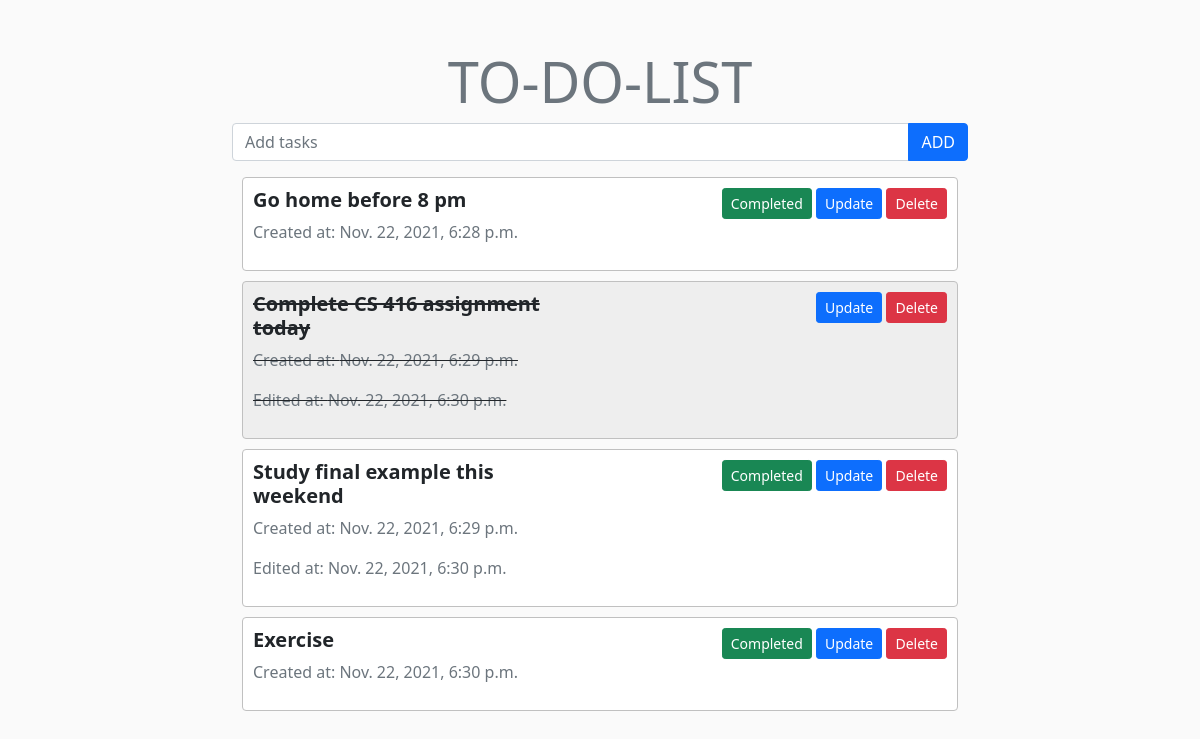
The page / on the database its author committed.
### todo/models.py (models this page shows, shortened)
class Todo(models.Model):
    task_name = models.CharField(max_length=100)
    completed = models.BooleanField(default=False)
    created_at = models.DateTimeField(auto_now_add=True)
    updated_at = models.DateTimeField(auto_now=True)
    class Meta:
        ordering = ['created_at']

### todo/views.py (the view)
# urls.py: path('', views.index, name='index'),
def index(request):
    todos = Todo.objects.all()
    form = TodoForm()
    context = {
        'form': form,
        'todos': todos,
    }
    return render(request, 'todo/index.html', context)

### todo/forms.py
class TodoForm(forms.ModelForm):
    class Meta:
        model = Todo
        fields = ['task_name']
        widgets = {
            'task_name': forms.TextInput(attrs={
                'class': 'form-control',
                'placeholder': 'Add tasks',
            })
        }

### templates/todo/index.html (shortened to what this page needs)
{% extends 'todo/base.html' %}
{% block content %}
<form class="input-group mb-3" method="POST" action="/add">
    {{ form.task_name }}
    <button class="btn btn-primary" type="submit">ADD</button>
</form>
{% for todo in todos %}
    {% if todo.completed == True %}
    <div class="task completed">
    {% else %}
    <div class="task not-completed">
    {% endif %}
        <div class="row">
            {% if todo.completed == True %}
            <div class="col-md-6 text-decoration-line-through">
            {% else %}
            <div class="col-md-6">
            {% endif %}
                <h5><strong>{{ todo.task_name }}</strong></h5>
                <p class="text-secondary">Created at: {{ todo.created_at }}</p>
                {% if todo.created_at < todo.updated_at %}
                <p class="text-secondary">Edited at: {{ todo.updated_at }}</p>
                {% endif %}
            </div>
            <div class="col-md-6 text-md-end">
                {% if todo.completed != True %}
                <a href="{% url 'complete_task' todo.id %}" class="btn btn-success btn-sm">Completed</a>
                {% endif %}
                <a href="{% url 'update' todo.id %}" class="btn btn-primary btn-sm">Update</a>
                <a href="{% url 'delete' todo.id %}" class="btn btn-danger btn-sm">Delete</a>
            </div>
        </div>
    </div>
{% endfor %}
{% endblock %}

### templates/todo/base.html (shortened to what this page needs)
{% load static %}
<!doctype html>
<html lang="en">
  <head>
    <link href="https://cdn.jsdelivr.net/npm/bootstrap@5.0.2/dist/css/bootstrap.min.css" rel="stylesheet">
    <link rel="stylesheet" href="{% static 'css/todo.css' %}">
  </head>
  <body>
    <div class="container my-5">
        <div class="row justify-content-center">
            <div class="col-12 col-lg-10 col-xl-8">
                <h1 class="display-4 text-center text-secondary">TO-DO-LIST</h1>
                {% block content %}
                {% endblock %}
            </div>
        </div>
    </div>
  </body>
</html>

### static/css/todo.css (style rules this page uses)
body { background-color: #fafafa; }
.task { border: 1px solid silver; border-radius: 0.25rem; margin: 10px; padding: 10px; }
.not-completed { background-color: white; }
.completed { background-color: #eeeeee; }

### rows shown on the page
Todo: task_name "Go home before 8 pm", created_at "Nov. 22, 2021, 6:28 p.m.", completed "Completed"
Todo: task_name "Complete CS 416 assignment today", created_at "Nov. 22, 2021, 6:29 p.m.", updated_at "Nov. 22, 2021, 6:30 p.m."
Todo: task_name "Study final example this weekend", created_at "Nov. 22, 2021, 6:29 p.m.", updated_at "Nov. 22, 2021, 6:30 p.m.", completed "Completed"
Todo: task_name "Exercise", created_at "Nov. 22, 2021, 6:30 p.m.", completed "Completed"
